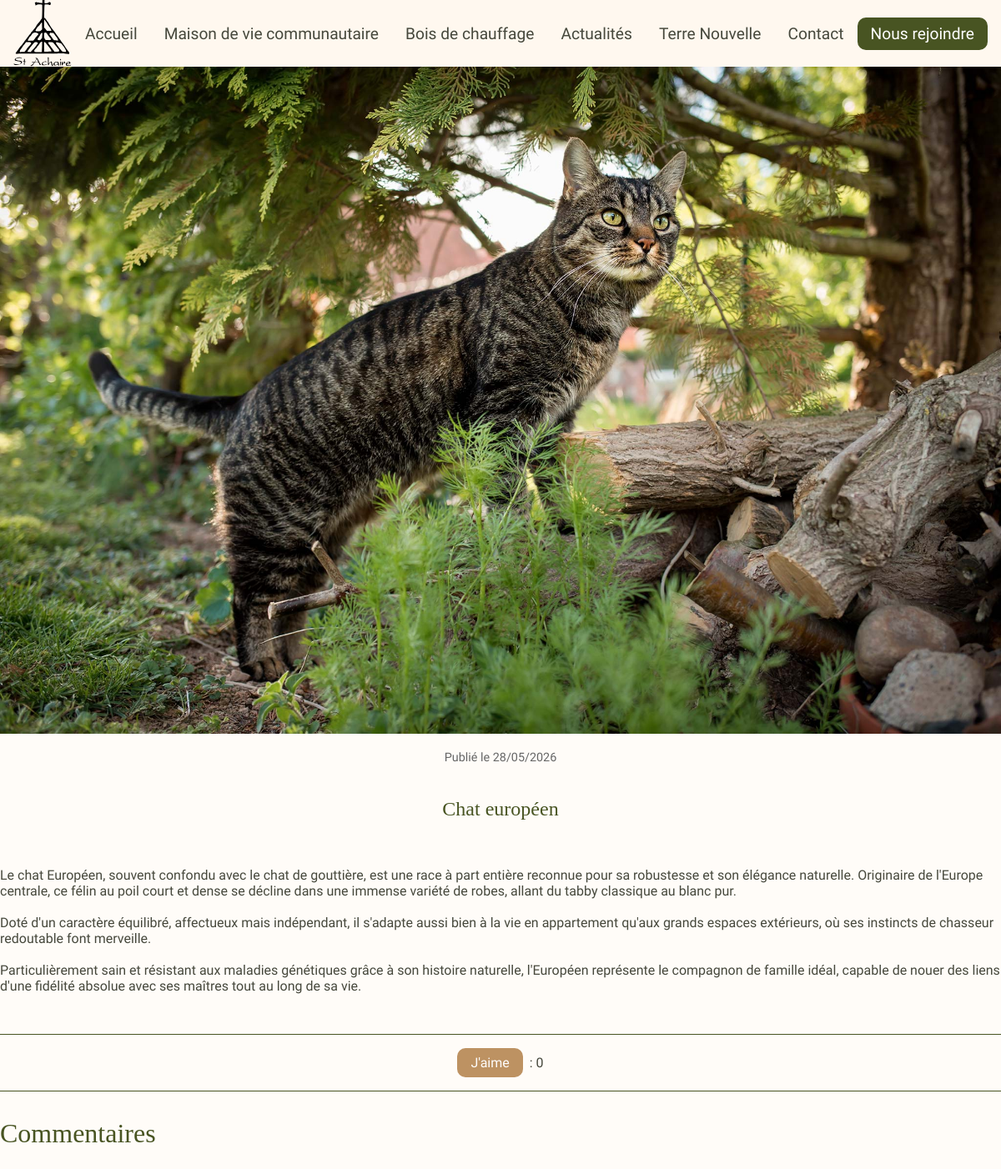
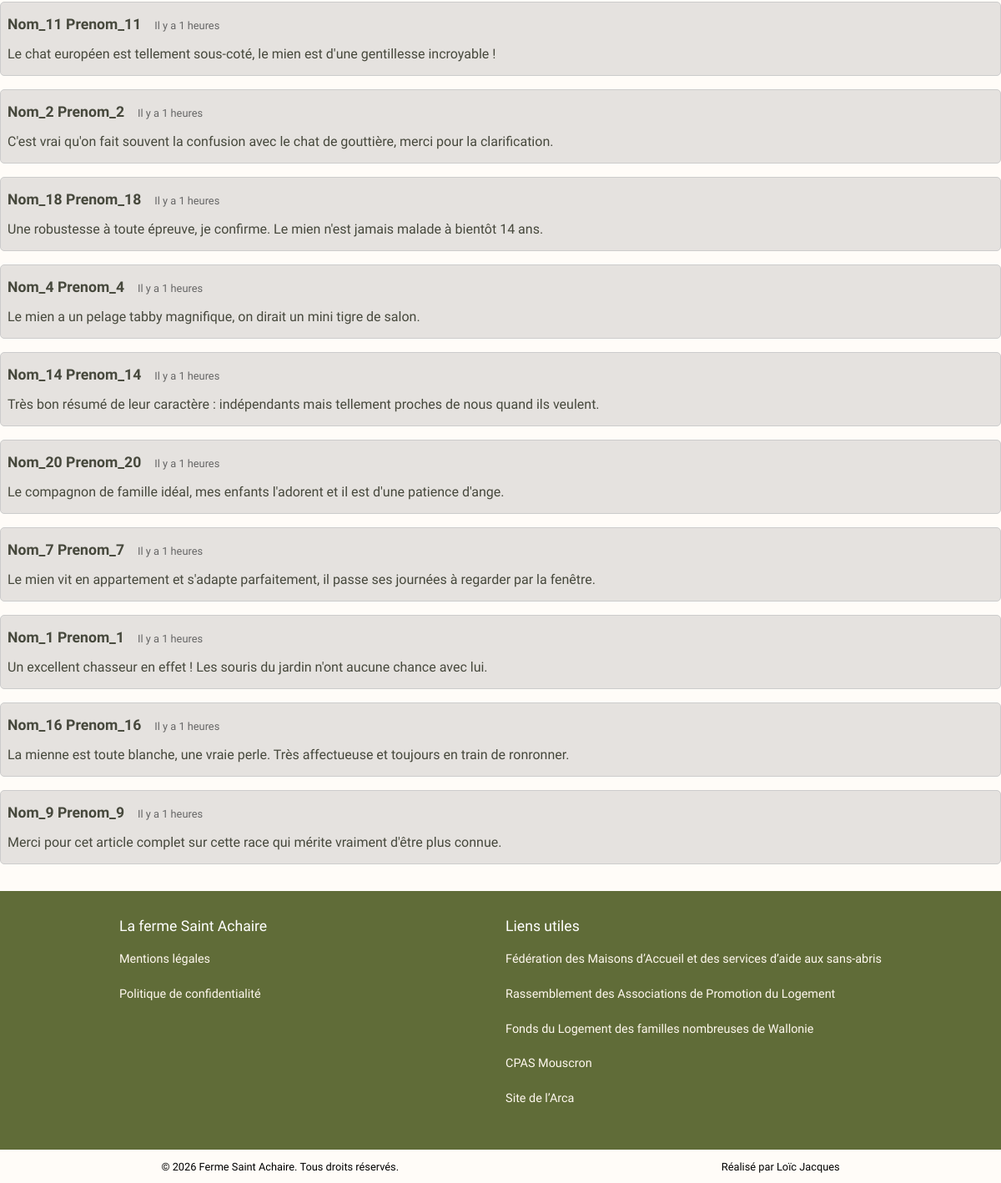
Page /actualite/25 on the committed database (2 pictures, top to bottom).
### tables this page shows
CREATE TABLE IF NOT EXISTS `actualite` (
  `id` int NOT NULL AUTO_INCREMENT,
  `titre` varchar(100) NOT NULL,
  `contenu` text NOT NULL,
  `image` varchar(250) NOT NULL,
  `date` datetime NOT NULL DEFAULT CURRENT_TIMESTAMP,
  `likes` int NOT NULL DEFAULT '0',
  PRIMARY KEY (`id`),
  UNIQUE KEY `titre` (`titre`),
  KEY `date` (`date`)
);

CREATE TABLE IF NOT EXISTS `commentaire` (
  `id` int NOT NULL AUTO_INCREMENT,
  `utilisateur_id` int DEFAULT NULL,
  `actualite_id` int NOT NULL,
  `message` varchar(250) NOT NULL,
  `date` datetime NOT NULL DEFAULT CURRENT_TIMESTAMP,
  PRIMARY KEY (`id`),
  KEY `utilisateur_id` (`utilisateur_id`),
  KEY `actualite_id` (`actualite_id`),
  KEY `date` (`date`)
);

CREATE TABLE IF NOT EXISTS `utilisateur` (
  `id` int NOT NULL AUTO_INCREMENT,
  `email` varchar(255) NOT NULL,
  `mdp` varchar(200) NOT NULL,
  `admin` tinyint(1) NOT NULL DEFAULT '0',
  `nom` varchar(50) NOT NULL,
  `prenom` varchar(50) NOT NULL,
  `question_id` int NOT NULL,
  `reponse_secrete` varchar(250) NOT NULL,
  `date_creation` datetime NOT NULL DEFAULT CURRENT_TIMESTAMP,
  `derniere_activite` datetime NOT NULL DEFAULT CURRENT_TIMESTAMP,
  `tel` varchar(20) DEFAULT NULL,
  `rue` varchar(200) DEFAULT NULL,
  `numero` int DEFAULT NULL,
  `boite` varchar(10) DEFAULT NULL,
  `code_postal` varchar(20) DEFAULT NULL,
  `commune` varchar(50) DEFAULT NULL,
  `pays` varchar(50) DEFAULT NULL,
  PRIMARY KEY (`id`),
  UNIQUE KEY `email` (`email`),
  KEY `question_id` (`question_id`),
  KEY `derniere_activite` (`derniere_activite`)
);

### controleurs/controleur_actualite.php (called while the page is built, shortened)
<?php
require_once(MODELE . 'crud/actualite.php');
require_once(MODELE . 'crud/utilisateur.php');
require_once(MODELE . 'crud/commentaire.php');
require_once(MODELE . 'actu.php');
$actu = actualiteId($_GET['id']);
$commentaires = commentaireActualite($actu['id']);
include(VUES . 'actualite.php');
?>

### modele/crud/actualite.php (called while the page is built, shortened)
<?php
function actualiteId($id) {
	global $connexionBdd;
	$requete = $connexionBdd->prepare("SELECT * FROM actualite WHERE id = :id");
	$requete->execute([':id' => $id]);
	return $requete->fetch(PDO::FETCH_ASSOC);
}
?>

### modele/crud/commentaire.php (called while the page is built, shortened)
<?php
function commentaireActualite($actualite_id) {
    global $connexionBdd;
    $requete = $connexionBdd->prepare("SELECT * FROM commentaire WHERE actualite_id = :actualite_id ORDER BY date DESC");
    $requete->execute([':actualite_id' => $actualite_id]);
    return $requete->fetchAll(PDO::FETCH_ASSOC);
}
?>

### modele/crud/utilisateur.php (called while the page is built, shortened)
<?php
function utilisateurId($id) {
    global $connexionBdd;
    $requete = $connexionBdd->prepare("SELECT * FROM utilisateur WHERE id = :id");
    $requete->execute([':id' => $id]);
    return $requete->fetch(PDO::FETCH_ASSOC);
}
?>

### modele/actu.php (called while the page is built)
<?php
function tempsEcoule($date) {
    $timestamp = strtotime($date);
    $diff = time() - $timestamp;
    if ($diff < 60) {
        return 'Il y a ' . $diff . ' secondes';
    } elseif ($diff < 3600) {
        return 'Il y a ' . floor($diff / 60) . ' minutes';
    } elseif ($diff < 86400) {
        return 'Il y a ' . floor($diff / 3600) . ' heures';
    } else if ($diff < 2592000) {
        return 'Il y a ' . floor($diff / 86400) . ' jours';
    } elseif ($diff < 31536000) {
        return 'Il y a ' . floor($diff / 2592000) . ' mois';
    } else {
        return 'Il y a ' . floor($diff / 31536000) . ' ans';
    }
}
?>

### vues/actualite.php (the view, shortened to what this page needs)
<!DOCTYPE html>
<html lang="fr">
<head>
	<link rel="stylesheet" href="/public/style/style.css">
	<link rel="stylesheet" href="/public/style/actualite.css">
</head>
<body>
    <?php include VUES . 'header_footer/header.php'; ?>
	<main>
		<section id="actu">
			<img src="/public/images/actus/<?= htmlspecialchars($actu['image']) ?>" alt="<?= htmlspecialchars($actu['titre']) ?>">
			<span><?php echo 'Publié le ' . date('d/m/Y', strtotime($actu['date'])); ?></span>
			<?php if (isset($_SESSION['utilisateur']) && $_SESSION['utilisateur']['admin'] === 1): ?>
				<?php if (isset($_SESSION['modification_actu'])) {
					echo '<p>' . $_SESSION['modification_actu'] . '</p>';
					unset($_SESSION['modification_actu']);
				}?>
				<form action="/actualite/<?php echo $actu['id']; ?>" method="POST">
					<h1><input type="text" name="titre" value="<?php echo htmlspecialchars($actu['titre']); ?>"></h1>
					<textarea name="contenu"><?php echo htmlspecialchars($actu['contenu']); ?></textarea>
					<button class="btn-secondaire" type="submit" name="bModifierActu">Modifier</button>
				</form>
			<?php else: ?>
				<h1><?php echo htmlspecialchars($actu['titre']); ?></h1>
				<p><?php echo nl2br(htmlspecialchars($actu['contenu'])); ?></p>
			<?php endif; ?>
			</section>
			<aside id="likes">
				<form action="/actualite/<?php echo $actu['id']; ?>" method="post">
					<button class="btn-primaire" type="submit" <?php if (!isset($_SESSION['utilisateur'])) echo 'disabled'; ?> name="bLiker">J'aime</button>
				</form>
				<span><?php echo ' : ' . $actu['likes']; ?></span>
			</aside>
		<section id="commentaires">
			<h2>Commentaires</h2>
			<div id="boite-commentaires">
			<?php foreach ($commentaires as $commentaire) {
			    echo '<div class="commentaire">';
				$utilisateur = utilisateurId($commentaire['utilisateur_id']);
					echo '<div class="enteteCommentaire">';
						if ($utilisateur) {
							echo '<p>' . htmlspecialchars($utilisateur['nom']) . ' ' . htmlspecialchars($utilisateur['prenom']) . '</p>';
						} else {
							echo '<p>Utilisateur supprimé</p>';
						}
						echo '<span>' . tempsEcoule($commentaire['date']) . '</span>';
					echo'</div>';
			    echo '<p>' . nl2br(htmlspecialchars($commentaire['message'])) . '</p>';
			    echo '</div>';
			} ?>
			</div>
		</section>
	</main>
	<?php include VUES . 'header_footer/footer.php'; ?>
</body>
</html>

### public/style/style.css (style rules this page uses)
:root { --couleur-blanc-mat: #fff8ef; --couleur-vert: #485422; --couleur-brun: #924c00; --fond-footer: #606c38; --font-titre: "Tinos", serif; --font-texte: "Plus Jakarta Sans", sans-serif; --couleur-texte: #46483c; }
body { background-color: color-mix( in srgb, var(--couleur-blanc-mat) 40%, transparent ); font-family: var(--font-texte); margin: 0; padding: 0; font-size: 1rem; color: var(--couleur-texte); }
button, input, select, textarea { font-family: inherit; font-size: inherit; color: inherit; }
button { appearance: none; -webkit-appearance: none; box-shadow: none; background: none; border: none; }
.btn-primaire { display: inline-flex; align-items: center; justify-content: center; padding: 0.5rem 1rem; background-color: var(--couleur-brun); color: white; border-radius: 10px; border: none; }
h1, h2, h3, h4, h5, h6 { font-family: var(--font-titre); color: var(--couleur-vert); font-weight: 400; }
h2 { font-size: 2rem; }

### public/style/actualite.css (style rules this page uses)
main { max-width: 1400px; margin: 0 auto; }
#actu { display: flex; flex-direction: column; align-items: center; gap: 20px; }
#actu img { max-width: 100%; height: auto; }
#actu span { font-size: 0.9em; color: #666; }
#likes { display: flex; align-items: center; justify-content: center; gap: 0.5rem; border-top: 1px solid var(--couleur-vert); border-bottom: 1px solid var(--couleur-vert); margin: 2rem 0; padding: 1rem 0; }
#likes button { cursor: pointer; }
#likes button:disabled { opacity: 0.6; cursor: not-allowed; }
#commentaires { margin-bottom: 2rem; }
#boite-commentaires { display: flex; flex-direction: column; gap: 1rem; }
.commentaire { background-color: #0000001a; border: 1px solid #ccc; border-radius: 5px; padding: 0.5rem; }
.commentaire p { margin: 0; padding: 0.5rem 0; }
.enteteCommentaire { display: flex; align-items: baseline; gap: 1rem; }
.enteteCommentaire p { font-weight: bold; font-size: 1.1rem; }
.enteteCommentaire span { font-size: 0.8em; color: #666; }

### rows in the picture
actualite: image (picture), date "28/05/2026", titre "Chat européen", contenu "Le chat Européen, souvent confondu avec le chat de gouttière, est une race à part entière reconnue pour sa robustesse et son élégance naturelle. Originaire de l'Europe centrale, ce félin au poil court et dense se décline dans une immense variété de robes, allant du tabby classique au blanc pur. Doté d'un caractère équilibré, affectueux mais indépendant, il s'adapte aussi bien à la vie en appartement qu'aux grands espaces extérieurs, où ses instincts de chasseur redoutable font merveille. Particulièrement sain et résistant aux maladies génétiques grâce à son histoire naturelle, l'Européen représente le compagnon de famille idéal, capable de nouer des liens d'une fidélité absolue avec ses…", likes "0"
commentaire: utilisateur.nom "Nom_11", utilisateur.prenom "Prenom_11", date "Il y a 1 heures", message "Le chat européen est tellement sous-coté, le mien est d'une gentillesse incroyable !"
commentaire: utilisateur.nom "Nom_2", utilisateur.prenom "Prenom_2", date "Il y a 1 heures", message "C'est vrai qu'on fait souvent la confusion avec le chat de gouttière, merci pour la clarification."
commentaire: utilisateur.nom "Nom_18", utilisateur.prenom "Prenom_18", date "Il y a 1 heures", message "Une robustesse à toute épreuve, je confirme. Le mien n'est jamais malade à bientôt 14 ans."
commentaire: utilisateur.nom "Nom_4", utilisateur.prenom "Prenom_4", date "Il y a 1 heures", message "Le mien a un pelage tabby magnifique, on dirait un mini tigre de salon."
commentaire: utilisateur.nom "Nom_14", utilisateur.prenom "Prenom_14", date "Il y a 1 heures", message "Très bon résumé de leur caractère : indépendants mais tellement proches de nous quand ils veulent."
commentaire: utilisateur.nom "Nom_20", utilisateur.prenom "Prenom_20", date "Il y a 1 heures", message "Le compagnon de famille idéal, mes enfants l'adorent et il est d'une patience d'ange."
commentaire: utilisateur.nom "Nom_7", utilisateur.prenom "Prenom_7", date "Il y a 1 heures", message "Le mien vit en appartement et s'adapte parfaitement, il passe ses journées à regarder par la fenêtre."
commentaire: utilisateur.nom "Nom_1", utilisateur.prenom "Prenom_1", date "Il y a 1 heures", message "Un excellent chasseur en effet ! Les souris du jardin n'ont aucune chance avec lui."
commentaire: utilisateur.nom "Nom_16", utilisateur.prenom "Prenom_16", date "Il y a 1 heures", message "La mienne est toute blanche, une vraie perle. Très affectueuse et toujours en train de ronronner."
commentaire: utilisateur.nom "Nom_9", utilisateur.prenom "Prenom_9", date "Il y a 1 heures", message "Merci pour cet article complet sur cette race qui mérite vraiment d'être plus connue."
